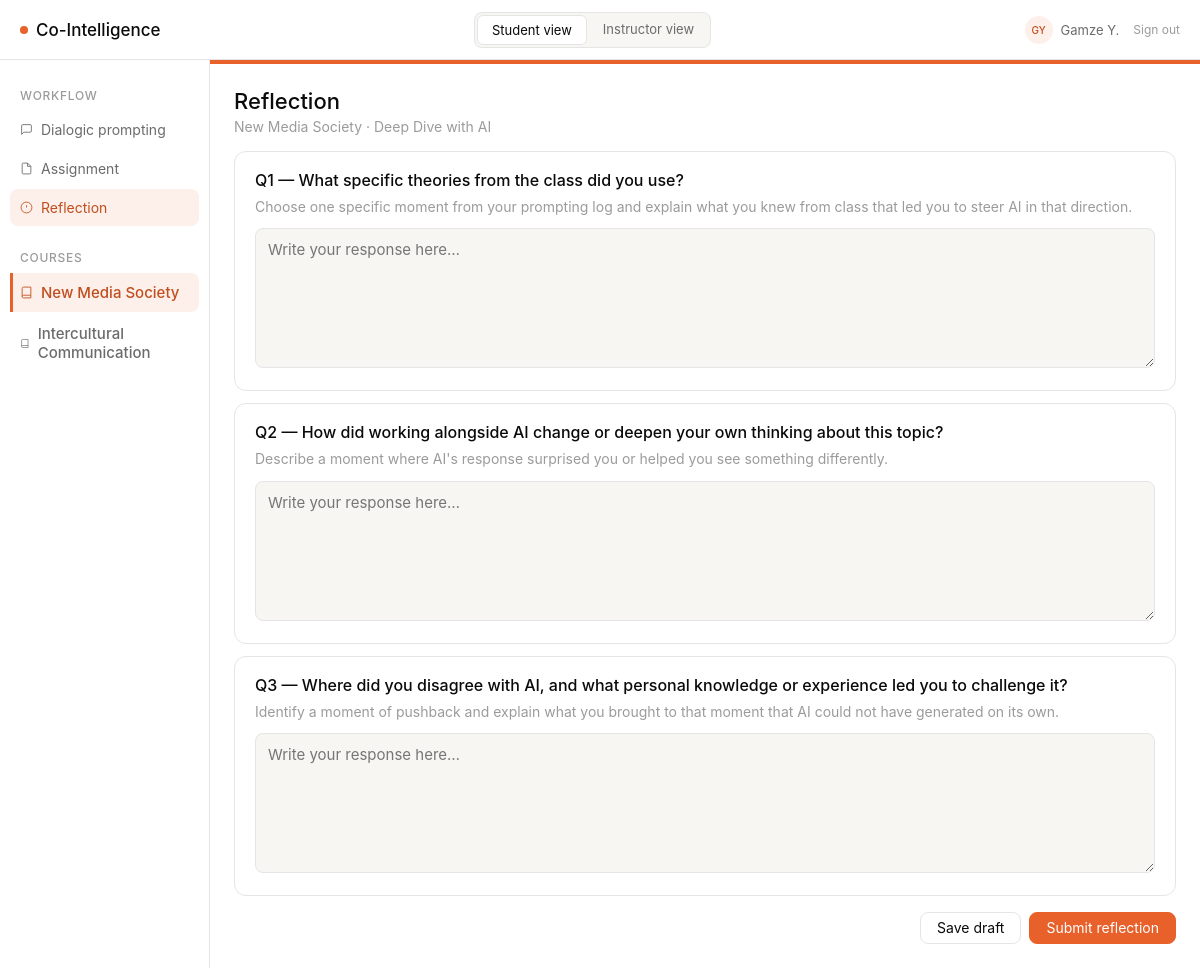
Before: /student/reflection (signed in) with the older database file.
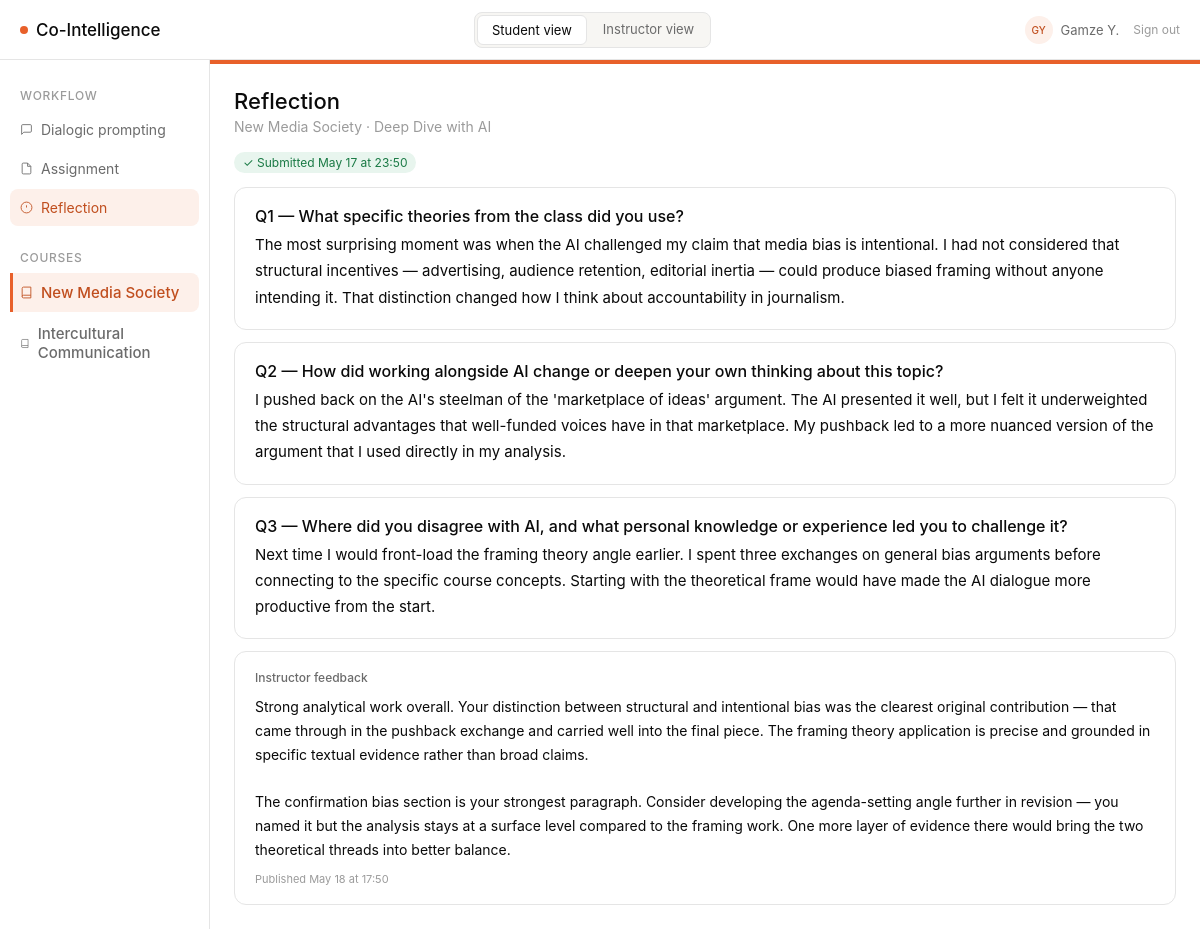
After: the same page with the newer database file.
### models/models.py (models this page shows, shortened)
class User(db.Model, UserMixin):
    __tablename__ = "users"
    id = db.Column(db.Integer, primary_key=True)
    role = db.Column(db.String(20), nullable=False, default="student")  # instructor | student | dev
    display_name = db.Column(db.String(100), nullable=False)
    is_dev = db.Column(db.Boolean, nullable=False, default=False)

class Course(db.Model):
    __tablename__ = "courses"
    id = db.Column(db.Integer, primary_key=True)
    name = db.Column(db.String(200), nullable=False)
    learning_objective = db.Column(db.Text, nullable=False)
    required_concepts = db.Column(db.JSON, nullable=False, default=list)
    output_modalities = db.Column(db.JSON, nullable=False, default=list)
    min_exchanges = db.Column(db.Integer, nullable=False, default=5)
    color = db.Column(db.String(20), nullable=False, default="#E8602A")
    color_light = db.Column(db.String(20), nullable=False, default="#FDF0EA")
    color_text = db.Column(db.String(20), nullable=False, default="#C04E1E")
    color_hover = db.Column(db.String(20), nullable=False, default="#d4521f")
    assignments = db.relationship("Assignment", back_populates="course")
    students = db.relationship("Student", back_populates="course")

class Assignment(db.Model):
    __tablename__ = "assignments"
    id = db.Column(db.Integer, primary_key=True)
    course_id = db.Column(db.Integer, db.ForeignKey("courses.id"), nullable=False)
    title = db.Column(db.String(200), nullable=False)
    description = db.Column(db.Text, nullable=False)
    due_date = db.Column(db.DateTime, nullable=True)
    modality = db.Column(db.String(100), nullable=True)
    instructions = db.Column(db.Text, nullable=True)
    sections_config = db.Column(db.JSON, nullable=True)
    concepts_required = db.Column(db.Boolean, nullable=False, default=False)
    required_concepts = db.Column(db.JSON, nullable=False, default=list)
    intensity = db.Column(db.String(50), nullable=False, default="balanced")
    phase_1_end = db.Column(db.Integer, nullable=False, default=3)
    phase_2_end = db.Column(db.Integer, nullable=False, default=6)
    phase_3_end = db.Column(db.Integer, nullable=False, default=9)
    supplementary_instructions = db.Column(db.Text, nullable=False, default="")
    max_score = db.Column(db.Float, nullable=False, default=100)
    course = db.relationship("Course", back_populates="assignments")
    exchanges = db.relationship("PromptExchange", back_populates="assignment")
    reflections = db.relationship("Reflection", back_populates="assignment")
    outputs = db.relationship("Output", back_populates="assignment")
    assessment_scores = db.relationship("AssessmentScore", back_populates="assignment")
    session_summaries = db.relationship("SessionSummary", back_populates="assignment")

class ReflectionConfig(db.Model):
    __tablename__ = "reflection_configs"
    id = db.Column(db.Integer, primary_key=True)
    assignment_id = db.Column(db.Integer, db.ForeignKey("assignments.id"), nullable=False, unique=True)
    question_1 = db.Column(db.Text, nullable=False)
    question_2 = db.Column(db.Text, nullable=False)
    question_3 = db.Column(db.Text, nullable=False)
    hint_1 = db.Column(db.Text, nullable=True)
    hint_2 = db.Column(db.Text, nullable=True)
    hint_3 = db.Column(db.Text, nullable=True)
    updated_at = db.Column(db.DateTime, default=datetime.utcnow)
    assignment = db.relationship("Assignment")

class Reflection(db.Model):
    __tablename__ = "reflections"
    id = db.Column(db.Integer, primary_key=True)
    student_id = db.Column(db.Integer, db.ForeignKey("students.id"), nullable=False)
    assignment_id = db.Column(db.Integer, db.ForeignKey("assignments.id"), nullable=False)
    question_1 = db.Column(db.Text, nullable=False)
    question_2 = db.Column(db.Text, nullable=False)
    question_3 = db.Column(db.Text, nullable=False)
    submitted_at = db.Column(db.DateTime, default=datetime.utcnow)
    is_submitted = db.Column(db.Boolean, nullable=False, default=False)
    is_reopened = db.Column(db.Boolean, nullable=False, default=False)
    reopened_at = db.Column(db.DateTime, nullable=True)
    resubmitted_at = db.Column(db.DateTime, nullable=True)
    student = db.relationship("Student", back_populates="reflections")
    assignment = db.relationship("Assignment", back_populates="reflections")

class Grade(db.Model):
    __tablename__ = "grades"
    id = db.Column(db.Integer, primary_key=True)
    student_id = db.Column(db.Integer, db.ForeignKey("students.id"), nullable=False)
    assignment_id = db.Column(db.Integer, db.ForeignKey("assignments.id"), nullable=False)
    score = db.Column(db.Float, nullable=True)
    max_score = db.Column(db.Float, nullable=False, default=100)
    feedback = db.Column(db.Text, nullable=True)
    is_published = db.Column(db.Boolean, nullable=False, default=False)
    published_at = db.Column(db.DateTime, nullable=True)
    created_at = db.Column(db.DateTime, default=datetime.utcnow)
    updated_at = db.Column(db.DateTime, default=datetime.utcnow)
    student = db.relationship("Student")
    assignment = db.relationship("Assignment")

### routes/student_routes.py (the view, shortened to what this page needs)
@student_bp.route("/reflection", methods=["GET", "POST"])
def reflection():
    student, assignment, course = _get_context()
    existing = Reflection.query.filter_by(
        student_id=student.id, assignment_id=assignment.id
    ).first()
    cfg = ReflectionConfig.query.filter_by(assignment_id=assignment.id).first()
    if cfg:
        questions = {
            "question_1": cfg.question_1,
            "question_2": cfg.question_2,
            "question_3": cfg.question_3,
            "hint_1": cfg.hint_1 or "",
            "hint_2": cfg.hint_2 or "",
            "hint_3": cfg.hint_3 or "",
        }
    else:
        questions = {k: (v or "") for k, v in DEFAULT_REFLECTION_QUESTIONS.items()}
    grade = Grade.query.filter_by(
        student_id=student.id, assignment_id=assignment.id
    ).first()
    return render_template(
        "student/reflection.html",
        student=student,
        assignment=assignment,
        course=course,
        existing=existing,
        questions=questions,
        grade=grade,
    )

### templates/student/reflection.html (shortened to what this page needs)
{% extends "base.html" %}
{% block sidebar %}
<nav class="sidebar">
  <div class="sidebar-section">Workflow</div>
  <a href="{{ url_for('student.prompting') }}"
     class="sidebar-item{% if request.endpoint == 'student.prompting' %} active{% endif %}">
    <svg width="13" height="13" fill="none" stroke="currentColor" stroke-width="1.6" viewBox="0 0 24 24"><path d="M21 15a2 2 0 0 1-2 2H7l-4 4V5a2 2 0 0 1 2-2h14a2 2 0 0 1 2 2z"/></svg>
    Dialogic prompting
  </a>
  <a href="{{ url_for('student.assignment') }}"
     class="sidebar-item{% if request.endpoint == 'student.assignment' %} active{% endif %}">
    <svg width="13" height="13" fill="none" stroke="currentColor" stroke-width="1.6" viewBox="0 0 24 24"><path d="M14 2H6a2 2 0 0 0-2 2v16a2 2 0 0 0 2 2h12a2 2 0 0 0 2-2V8z"/><polyline points="14 2 14 8 20 8"/></svg>
    Assignment
  </a>
  <a href="{{ url_for('student.reflection') }}"
     class="sidebar-item{% if request.endpoint == 'student.reflection' %} active{% endif %}">
    <svg width="13" height="13" fill="none" stroke="currentColor" stroke-width="1.6" viewBox="0 0 24 24"><circle cx="12" cy="12" r="10"/><line x1="12" y1="8" x2="12" y2="12"/><line x1="12" y1="16" x2="12.01" y2="16"/></svg>
    Reflection
  </a>
  {% include "_course_nav.html" %}
</nav>
{% endblock %}
{% block content %}
{% set is_submitted = existing is not none and existing.is_submitted %}
{% set is_reopened  = existing is not none and existing.is_submitted and existing.is_reopened %}
<div style="margin-bottom:16px;">
  <h1 class="page-title">Reflection</h1>
  <div class="page-sub">{{ course.name }} &middot; {{ assignment.title }}</div>
</div>
{% if is_submitted and not is_reopened %}
<div style="margin-bottom:14px;">
  <span class="pill pill-submitted">&#10003; Submitted {{ existing.submitted_at.strftime('%b %d at %H:%M') }}
  </span>
</div>
<div class="card q-card">
  <div class="q-label">Q1 — {{ questions['question_1'] }}</div>
  <div class="q-answer">{{ existing.question_1 }}</div>
</div>
<div class="card q-card">
  <div class="q-label">Q2 — {{ questions['question_2'] }}</div>
  <div class="q-answer">{{ existing.question_2 }}</div>
</div>
<div class="card q-card">
  <div class="q-label">Q3 — {{ questions['question_3'] }}</div>
  <div class="q-answer">{{ existing.question_3 }}</div>
</div>
<div class="card" style="margin-top:4px;">
  <div style="font-size:12px;font-weight:500;color:var(--text-secondary);margin-bottom:10px;">Instructor feedback</div>
  {% if grade and grade.is_published %}
    {% if grade.feedback %}
    <div style="font-size:14px;color:var(--text-primary);line-height:1.7;white-space:pre-wrap;margin-bottom:10px;">{{ grade.feedback }}</div>
    {% endif %}
    <div style="font-size:11px;color:var(--text-tertiary);">Published {{ grade.published_at.strftime('%b %d at %H:%M') }}</div>
  {% else %}
    <div style="font-size:12px;color:var(--text-tertiary);">Your instructor will leave feedback here after reviewing your work.</div>
  {% endif %}
</div>
{% else %}
<div class="card q-card">
  <div class="q-label">Q1 — {{ questions['question_1'] }}</div>
  {% if questions['hint_1'] %}<div class="q-hint">{{ questions['hint_1'] }}</div>{% endif %}
  <textarea id="q1" rows="5" placeholder="Write your response here…">{{ existing.question_1 if existing else '' }}</textarea>
</div>
<div class="card q-card">
  <div class="q-label">Q2 — {{ questions['question_2'] }}</div>
  {% if questions['hint_2'] %}<div class="q-hint">{{ questions['hint_2'] }}</div>{% endif %}
  <textarea id="q2" rows="5" placeholder="Write your response here…">{{ existing.question_2 if existing else '' }}</textarea>
</div>
<div class="card q-card">
  <div class="q-label">Q3 — {{ questions['question_3'] }}</div>
  {% if questions['hint_3'] %}<div class="q-hint">{{ questions['hint_3'] }}</div>{% endif %}
  <textarea id="q3" rows="5" placeholder="Write your response here…">{{ existing.question_3 if existing else '' }}</textarea>
</div>
<div class="action-row">
  <button class="btn" onclick="saveDraft()">Save draft</button>
  {% if is_reopened %}
  <button class="btn btn-primary" onclick="resubmitReflection()">Resubmit reflection</button>
  {% else %}
  <button class="btn btn-primary" onclick="confirmSubmit()">Submit reflection</button>
  {% endif %}
</div>
{% endif %}
{% endblock %}

### templates/base.html (shortened to what this page needs)
<!DOCTYPE html>
<html lang="en">
<head>
  <link rel="stylesheet" href="{{ url_for('static', filename='style.css') }}" />
  <link rel="stylesheet" href="https://cdn.jsdelivr.net/npm/@tabler/icons-webfont@latest/tabler-icons.min.css" />
</head>
<body>
{% set is_student    = request.path.startswith('/student') %}
{% set is_instructor = request.path.startswith('/instructor') %}
{% if current_user.is_authenticated %}
  {% set _display = current_user.display_name %}
  {% set _parts   = _display.split() %}
  {% set _initials = (_parts[0][0] + (_parts[1][0] if _parts|length > 1 else ''))|upper %}
{% elif is_student %}
  {% set _display  = "Alex M." %}
  {% set _initials = "AM" %}
{% else %}
  {% set _display  = "Instructor" %}
  {% set _initials = "IN" %}
{% endif %}
<div class="app">
  <div class="topbar">
    <a class="logo" href="/">
      <span class="logo-dot"></span>
      Co-Intelligence
    </a>
    <div class="topbar-toggles">
      {% if current_user.is_authenticated and current_user.role == 'student' %}
        <span class="topbar-toggle active" style="cursor:default;">Student view</span>
      {% else %}
        <a href="{{ url_for('student.prompting') }}"
           class="topbar-toggle{% if is_student %} active{% endif %}">
          Student view
        </a>
        <a href="{{ url_for('instructor.dashboard') }}"
           class="topbar-toggle{% if is_instructor %} active{% endif %}">
          Instructor view
        </a>
      {% endif %}
    </div>
    <div class="topbar-user">
      <div class="user-avatar">{{ _initials }}</div>
      <span class="user-name">{{ _display }}</span>
      <a href="{{ url_for('logout') }}"
         style="font-size:12px;color:var(--text-tertiary);text-decoration:none;margin-left:6px;">
        Sign out
      </a>
    </div>
  </div>
  <div class="main">
    {% block sidebar %}{% endblock %}
    <div class="content">
      {% block content %}{% endblock %}
    </div>
  </div>
</div>
</body>
</html>

### templates/_course_nav.html
{% if all_courses and all_courses | length > 1 %}
<div class="sidebar-section" style="margin-top:8px;">Courses</div>
{% for c in all_courses %}
<a href="{{ url_for('switch_course', course_id=c.id) }}"
   class="sidebar-item{% if c.id == current_course_id %} active{% endif %}"
   style="font-size:15px;font-weight:500;{% if c.id == current_course_id %}border-left:3px solid {{ course_color }};border-radius:0 8px 8px 0;padding-left:7px;{% endif %}">
  <svg width="13" height="13" fill="none" stroke="currentColor" stroke-width="1.6" viewBox="0 0 24 24">
    <path d="M4 19.5A2.5 2.5 0 0 1 6.5 17H20"/><path d="M6.5 2H20v20H6.5A2.5 2.5 0 0 1 4 19.5v-15A2.5 2.5 0 0 1 6.5 2z"/>
  </svg>
  {{ c.name }}
</a>
{% endfor %}
{% endif %}

Changed rows visible on the page:
added Reflection: submitted_at "May 17 at 23:50", question_1 "The most surprising moment was when the AI challenged my claim that media bias is intentional. I had not considered that structural incentives — advertising, audience retention, editorial inertia — could produce biased framing without anyone intending it. That distinction changed how I think about accountability in journalism.", question_2 "I pushed back on the AI's steelman of the 'marketplace of ideas' argument. The AI presented it well, but I felt it underweighted the structural advantages that well-funded voices have in that marketplace. My pushback led to a more nuanced version of the argument that I used directly in my analysis.", question_3 "Next time I would front-load the framing theory angle earlier. I spent three exchanges on general bias arguments before connecting to the specific course concepts. Starting with the theoretical frame would have made the AI dialogue more productive from the start."
shown differently, row unchanged: ReflectionConfig "What specific theories from the class did you use?": hint_1 "Choose one specific moment from your prompting log and explain what you knew from class that led you to steer AI in that direction." → (not shown); hint_2 "Describe a moment where AI's response surprised you or helped you see something differently." → (not shown); hint_3 "Identify a moment of pushback and explain what you brought to that moment that AI could not have generated on its own." → (not shown)
added Grade: feedback "Strong analytical work overall. Your distinction between structural and intentional bias was the clearest original contribution — that came through in the pushback exchange and carried well into the final piece. The framing theory application is precise and grounded in specific textual evidence rather than broad claims. The confirmation bias section is your strongest paragraph. Consider developing the agenda-setting angle further in revision — you named it but the analysis stays at a surface level compared to the framing work. One more layer of evidence there would bring the two theoretical threads into better balance.", published_at "May 18 at 17:50"
Other visible differences:
text no longer shown: "Save draft Submit reflection"
text now shown: "✓ Submitted Instructor feedback Published"
